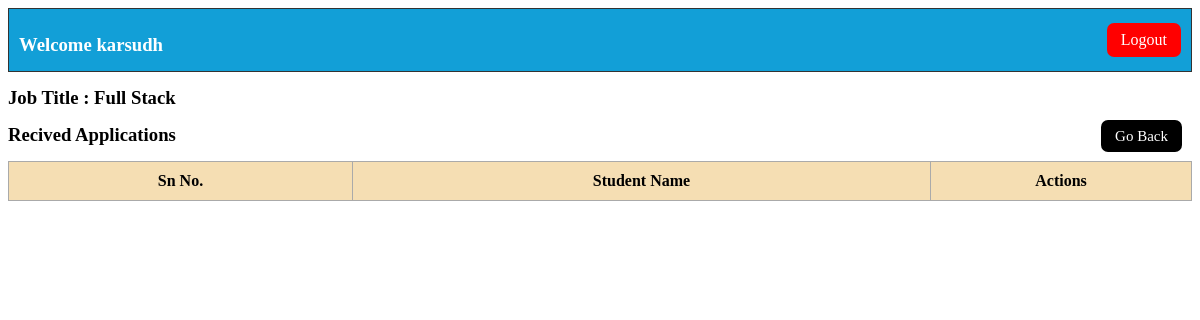
The app's page /comp_appli/1/2, older data.
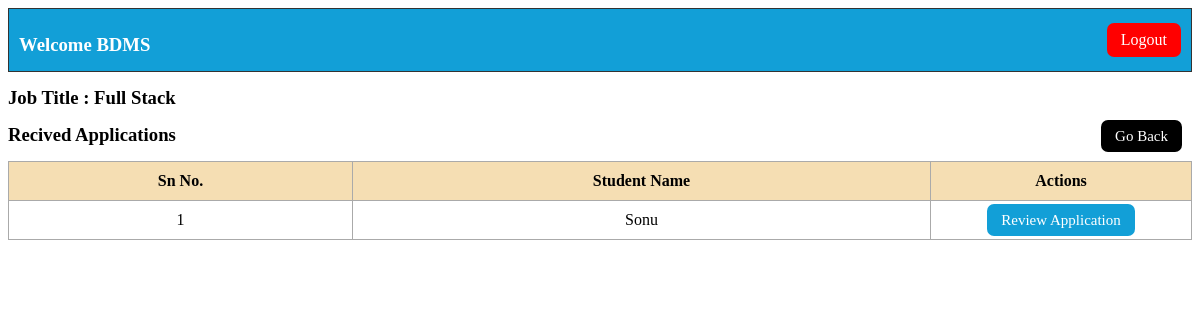
The same page, newer data.
### application/models.py (models this page shows)
class Company(db.Model):
    __tablename__ = "company"
    id = db.Column(db.Integer, primary_key=True)
    name = db.Column(db.String(50), nullable=False)
    email = db.Column(db.String(50), unique=True, nullable=False)
    password = db.Column(db.String(50), nullable=False)
    company_no = db.Column(db.Integer,nullable=False)
    website = db.Column(db.String(100),nullable=False)
    approval_status = db.Column(db.String(20), default="pending", nullable=False)
    status = db.Column(db.String(20), default="active", nullable=False)
    jobs = db.relationship("Jobs", backref="company",cascade="all, delete")

class Application(db.Model):
    __tablename__ = "application"
    id = db.Column(db.Integer, primary_key=True)
    student_id = db.Column(db.Integer,db.ForeignKey("user.id", ondelete="CASCADE"),nullable=False)
    job_id = db.Column(db.Integer,db.ForeignKey("jobs.id", ondelete="CASCADE"),nullable=False)
    status = db.Column(db.String(20), default="applied", nullable=False)
    applied_date = db.Column(db.Date, default=date.today)

class User(db.Model):
    __tablename__ = "user"
    id = db.Column(db.Integer, primary_key=True)
    full_name = db.Column(db.String(30), nullable=False)
    email = db.Column(db.String(50), unique=True, nullable=False)
    password = db.Column(db.String(50), nullable=False)
    education = db.Column(db.String(50))
    cgpa = db.Column(db.String(50))
    address = db.Column(db.String(50))
    linkdin = db.Column(db.String(100))
    github = db.Column(db.String(100))
    hobby = db.Column(db.String(100))
    type = db.Column(db.String(20), default="student", nullable=False)
    status = db.Column(db.String(20), default="active", nullable=False)
    applications = db.relationship("Application",backref="user",cascade="all, delete")

### application/controllers.py (the view)
@app.route("/comp_appli/<int:job_id>/<int:comp_id>",methods=["GET","POST"])
def comp_appli(job_id,comp_id):
    this_application=Application.query.filter_by(job_id=job_id,status="applied").all()
    this_comp=Company.query.filter_by(id=comp_id).first()
    this_job=Jobs.query.filter_by(id=job_id).first()
    return render_template("comp_application.html",this_application=this_application, this_comp=this_comp,this_job=this_job)

### templates/comp_application.html (shortened to what this page needs)
<!DOCTYPE html>
<html lang="en">
<head>
    <link rel="stylesheet" href="/static/company.css">
</head>
<body>
    <div class="top-bar">
        <h3>Welcome {{this_comp.name}} </h3>
        <a href="/login" class="btn-red">Logout</a>
    </div>
    <h3> Job Title : {{ this_job.job_title }}</h3>
    <h3>
        Recived Applications
        <span class="right-btn">
            <a href="/comp_dash/{{this_comp.id}}" class="btn btn-black">Go Back</a>
        </span>
    </h3>
    <table>
        <tr>
            <th> Sn No. </th>
            <th> Student Name </th>
            <th> Actions </th>
        </tr>
        {% for i in this_application %}
        <tr>
            <td>{{ loop.index }}</td>
            <td>{{ i.user.full_name }}</td>
            <td>
                <a href="/review_std_appli/{{i.student_id}}/{{i.job_id}}" class="btn btn-blue"> Review Application </a>
            </td>
        </tr>
        {% endfor %}
    </table>
</body>
</html>

Row changes from the older to the newer data that the page shows:
changed Company: name "karsudh" → "BDMS"
now on this page (row edited): Application: user.full_name "Sonu"
